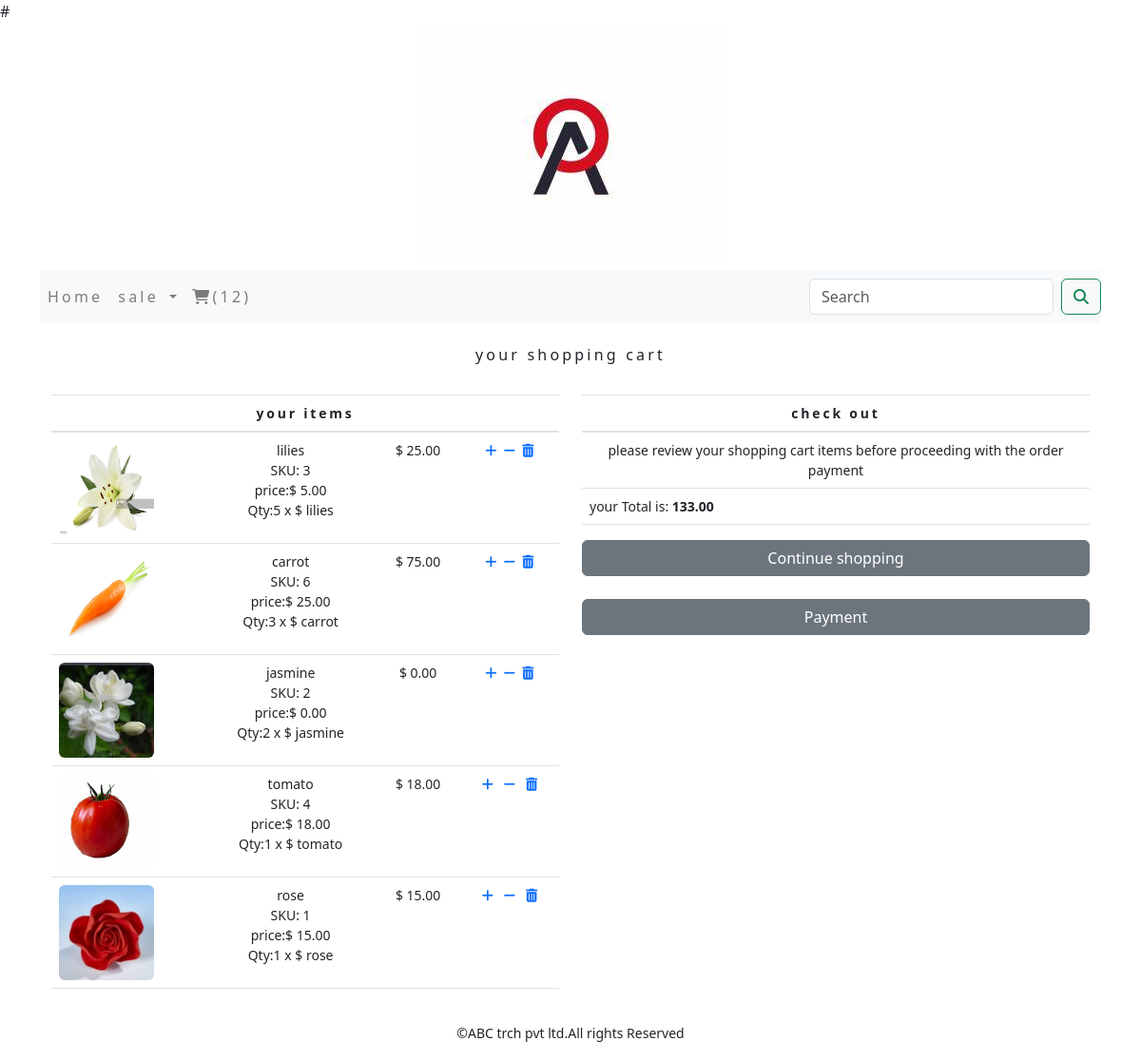
Page /cart/ on the committed database.
### cart/models.py (models this page shows)
class CartItem(models.Model):
    product=models.ForeignKey(Product,on_delete=models.CASCADE)
    cart=models.ForeignKey(Cart,on_delete=models.CASCADE)
    quantity=models.IntegerField()
    active=models.BooleanField(default=True)
    class Meta:
        db_table='CartItem'
    def sub_total(self):
        return self.product.price *self.quantity
    def __str__(self):
        return '{}'.format(self.product)

### sale/models.py (models this page shows, shortened)
class Product(models.Model):
    category=models.ForeignKey(Category, related_name='products', on_delete=models.CASCADE)
    name=models.CharField(max_length=200, db_index=True)
    slug=models.SlugField(max_length=200, db_index=True)
    image=models.ImageField(upload_to='products', blank=True)
    stock=models.IntegerField()
    desc=models.CharField(max_length=300, default='')
    price=models.DecimalField(max_digits=10, decimal_places=2)
    available=models.BooleanField(default=True)
    created=models.DateTimeField(auto_now_add=True)
    updated=models.DateTimeField(auto_now=True)
    class Meta:
        ordering = ('name',)
        verbose_name = 'product'
        verbose_name_plural = 'products'
    def __str__(self):
        return '{}'.format(self.name)

### cart/views.py (the view)
# urls.py: path('',views.cart_detail,name='cart_detail'),
def cart_detail(request,total=0,counter=0,cart_items=None):
    try:
        cart=Cart.objects.get(cart_id=_card_id(request))
        cart_items=CartItem.objects.filter(cart=cart,active=True)
        for cart_item in cart_items:
            total +=(cart_item.product.price * cart_item.quantity)
            counter += cart_item.quantity
    except ObjectDoesNotExist:
        pass
    return render(request,'cart.html',dict(cart_item=cart_items,total=total,counter=counter))

### cart/context_processors.py (called while the page is built)
def counter(request):
    item_count=0
    if'admin' in request.path:
        return {}
    else:
        try:
            cart=Cart.objects.filter(cart_id=_card_id(request))
            cart_items=CartItem.objects.all().filter(cart=cart[:1])
            for cart_item in cart_items:
                item_count += cart_item.quantity
        except Cart.DoesNotExist:
            item_count=0
    return dict(item_count=item_count)

### cart/views.py (called while the page is built)
def _card_id(request):
    cart=request.session.session_key
    if not cart:
        cart=request.session.create()
    return Cart

### sale/context_processors.py (called while the page is built)
def menu_links(request):
    links=Category.objects.all()
    return dict(links=links)

### sale/models.py (called while the page is built)
    def get_url(self):
        return reverse('sale:products_by_category', args=[self.slug])

### templates/cart.html (shortened to what this page needs)
{% extends 'base.html' %}
{% load static %}
{% block content %}
{% if not cart_item %}
<div>
  <div class="text-center">
    <br>
    <h1 class="text-center my_title">
      your shopping card id empty
    </h1>
    <br>
    <p class="text-center">please click <a href="{% url 'sale:allProdCat' %}">Here</a>To continue shopping</p>
  </div>
</div>
{% else %}
<div>
  <div class="text-center">
    <br>
    <h1 class="text-center my_title">
      your shopping cart
    </h1>
    <br>
  </div>
  <div class="row mx-auto">
  <div class="col-12 col-sm-12 col-md-12 col-lg-6 text-center">
    <table class="table my_custom_table">
      <thead class="my_custom_thead">
      <tr>
        <th colspan="5">
          your items
        </th>
      </tr>
      </thead>
      <tbody>
      {% for cart_item in cart_item %}
      <tr>
        <td>
          <a href="cart_item.product.get_absolute_url"><img src="{{cart_item.product.image.url}}" alt=""style="width:100px;height:100px;" class="float-left rounded custom_image"></a>
        </td>
        <td
        class="text-lef">
          {{cart_item.product.name}}
          <br>
          SKU: {{cart_item.product.id}}
          <br>
          price:$ {{cart_item.product.price}}
          <br>
          Qty:{{cart_item.quantity}} x $ {{cart_item}}
        </td>
        <td>
          $ {{cart_item.sub_total}}
        </td>
        {% if cart_item.quantity < cart_item.product.stock %}
        <td>
          <a href="{% url 'cart:add_cart' cart_item.product.id %}" class="custom_a"> <i class="fa fa-plus custom_icon"></i></a>
          &nbsp; <a href="{% url 'cart:cart_remove' cart_item.product.id %}" class="custom_a"><i class="fa fa-minus custom_icon"></i></a>
          &nbsp; <a href="{% url 'cart:full_remove' cart_item.product.id %}" class="custom_a"><i class="fa fa-trash custom_icon"></i></a>
        </td>
        {% else %}
        <td>
          <a href="{% url 'cart:add_cart' cart_item.product.id %}" class="custom_a"> <i class="fa fa-plus custom_icon"></i></a>
          &nbsp;<a href="{% url 'cart:cart_remove' cart_item.product.id %}" class="custom_a"><i class="fa fa-minus custom_icon"></i></a>
          &nbsp;<a href="{% url 'cart:full_remove' cart_item.product.id %}" class="custom_a"><i class="fa fa-trash custom_icon"></i></a>
        </td>
        {% endif %}
      </tr>
      {% endfor %}
      </tbody>
    </table>
  </div>
   <div class="col-12 col-sm-12 col-md-12 col-lg-6 text-center">
    <table class="table my_custom_table">
      <thead class="my_custom_thead">
      <tr>
        <th>
            check out
        </th>
      </tr>
      </thead>
      <tbody>
      <tr>
        <td>
         please review your shopping cart items before proceeding with the order payment
        </td>
      </tr>
      <tr>
        <td class="text-left">
          your Total is:<strong> {{ total }}</strong>
        </td>
      </tr>
      </tbody>
    </table>
     <div class="row mx-auto">
       <a href="{% url 'sale:allProdCat' %}" class="btn btn-secondary btn-block my_custom_button">Continue shopping</a>
       </div>
     <div class="row mx-auto">
       &nbsp;<a href="{% url 'sale:allProdCat' %}" class="btn btn-secondary btn-block my_custom_button">Payment</a>
       </div>
{% endif %}
</div>
</div>
{% endblock %}

### static/css/custom.css (style rules this page uses)
body { font-family: 'Roboto', sans-serif; }
.my_title { font-size:16px; text_transform:uppercase; letter-spacing:.2em; }
.my_custom_table { min-width:400px; font-size:14px; }
.my_custom_thead { font-weight:normal; text_transform:uppercase; letter-spacing:.2em; background-color:#f8f8fa!important }
.custom_a { text-decoration:none; }

### rows in the picture
CartItem: product.image (picture), product.name "lilies", product.id "3", product.price "5.00", quantity "5", sub_total "25.00"
CartItem: product.image (picture), product.name "carrot", product.id "6", product.price "25.00", quantity "3", sub_total "75.00"
CartItem: product.image (picture), product.name "jasmine", product.id "2", product.price "0.00", quantity "2", sub_total "0.00"
CartItem: product.image (picture), product.name "tomato", product.id "4", product.price "18.00", quantity "1", sub_total "18.00"
CartItem: product.image (picture), product.name "rose", product.id "1", product.price "15.00", quantity "1", sub_total "15.00"

### other values in the picture
{{ item_count }} "12"
{{ total }} "133.00"
